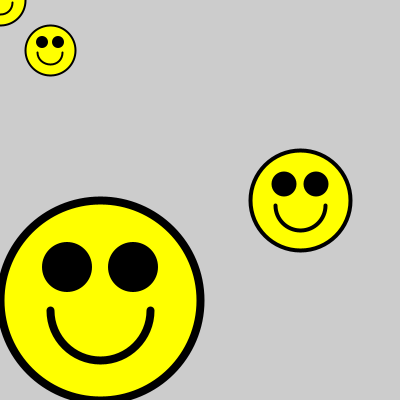
Frame 1 (no input)
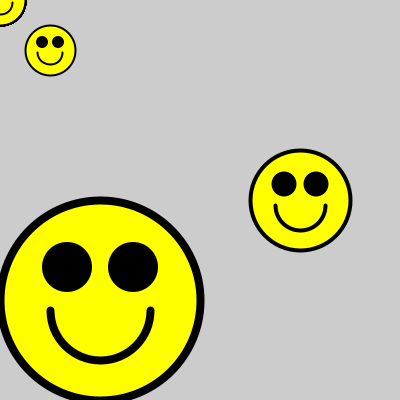
Frame 60 (the mouse pressed at the canvas centre just before this capture)
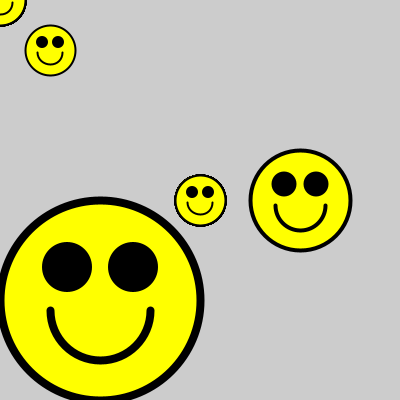
Frame 120 (the mouse held since frame 60 and released just before this capture)

The Processing sketch that drew these frames (run headless with seeded random() and noise(); from frame 60 on, the mouse is pressed at the canvas centre):

// Processing sketch: demo_10_smileyFunction
// ── demo_10_smileyFunction.pde
//This sketch will demo using variables to draw a simple smiley
//"COMMAND T" auto indents in Processing

void setup() {
  //set size for sketch window
  size(400, 400);
  drawSmiley(50,50,50);
  drawSmiley(300,200,100);
  drawSmiley(100,300,200);
}

void draw() {
  drawSmiley(mouseX,mouseY,50);
}

//DECLARE our smiley function
void drawSmiley(int x, int y, int w){
  fill(255,255,0);
  strokeWeight(w/25);
  //draw the head of our smiley
  ellipse(x, y, w, w);
  
  fill(0);
  noStroke();
  //draw the eyes of the smiley
  ellipse(x-w/6, y-w/6, w/4, w/4);
  ellipse(x+w/6, y-w/6, w/4, w/4);

  stroke(0);
  noFill();
  //draw mouth of smiley with arc function
  arc(x, y+w/20, w/2, w/2, 0, PI);
}
